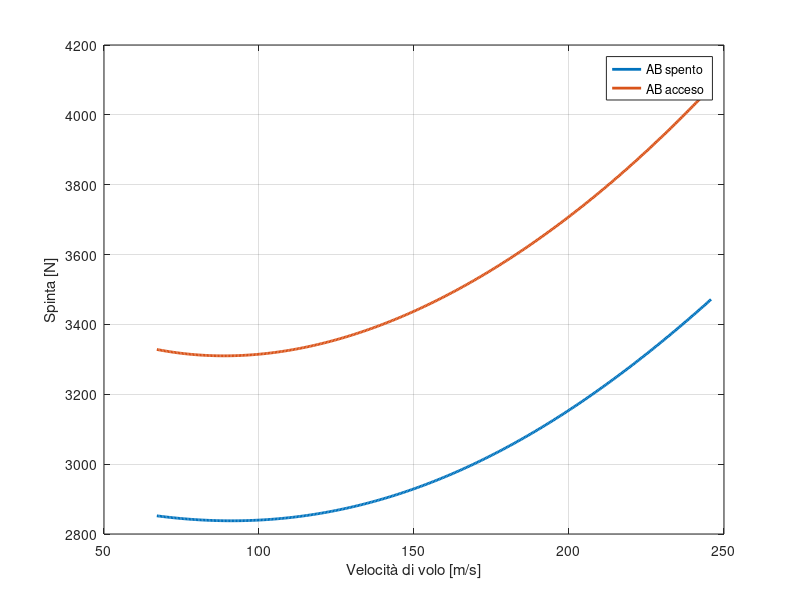

MATLAB code for this plot:
clear
close all
clc

%% dati Jumo004-B-4

% vettore delle spinte prese dal ciclo risolutivo ogni 50mph
thr= [2852.45438419876	2836.65994692953	2849.44867823506	2887.59992222184	2949.26915915711	3042.56701378415	3161.51172809154	3304.90595814932	3471.44716693421];
vel = 150:50:550;         
vv = linspace(150, 550, 401);
p4 = polyfit(vel, thr, 4);
p_val4 = polyval(p4, vv);
thr = thr.*0.4536.*9.81;

% area di ingresso
D_in = 20;
D_interno = 10; %assumiamo che l'albero motore abbia diametro (vedi foto)
D_in = D_in*2.54/100;
D_interno = D_interno*2.54/100;
A_in = pi*D_in^2/4 - pi*D_interno^2/4;

% diffusore
pi_d=0.97;

% compressore
beta_c=3.5;
eta_c_m=0.95; 
eta_c=0.78;

% burner
eta_b=0.95;
pi_b=0.95;
deltaH=41.868*10^6;
T3_intermedia = 754.40+273.15; %T in camera di combustione

% after-burner (ulteriore iniezione combustibile prima della turbina)
T3_t = 870+273.15;

%turbina
eta_t = 0.795;
eta_t_m=0.95;

%ugello
eta_n=0.97;

% area di efflusso
A_e = 0.1020; %si considera costante oltre 8000m (preso dal BMW003)


%% dati quota 30000ft

%aria
gamma_a=1.4;
R_a = 287;
cp_a=1004;

%gas combusti
gamma_gc=1.33;
R_gc=286.6;
cp_gc=1155;

%after-burner
gamma_AB = 1.30;
cp_AB = 1199;
R_AB = 286.6;

%quota
z = 9144;
p_amb0 = 101325;
T_amb0 = 288.15;
rho_amb0 = 1.225;
a=0.0065;
g = 9.81;
T0=T_amb0-a*z;
P0=p_amb0*(1-(a*z)/T_amb0).^(g/(R_a*a));
rho0=P0/(R_a*T0);


%% risoluzione ciclo termodinamico

% inizializzazione vettori
THRUST = [];
m_a = [];
v_in = [];
v_e = [];
M_e = [];
m_norm = [];
m_f_AB = [];
f_AB = [];
f = [];
eta_p = [];
eta_ter = [];
eta_glob = [];
TSFC_AB = [];
I_sp_AB = [];
M_in = [];
A0 = [];
v_comp = [];

% ciclo per ogni velocità 
v_volo = 150:50:550; 
for i = 1:length(v_volo)
v_vol = v_volo(i).*1.609/3.6;
a_volo = sqrt(gamma_a*R_a*T0);
M_volo = v_vol./a_volo;
T0_t = T0.*(1+(gamma_a-1)./2.*M_volo.^2);
P0_t = P0.*(1+(gamma_a-1)./2.*M_volo.^2).^(gamma_a/(gamma_a-1));
rho0_t = rho0.*(1+(gamma_a-1)./2.*M_volo.^2).^(1/(gamma_a-1));

%% 0--->1: diffusore
P1_t = pi_d.*P0_t;
T1_t = T0_t;

%% 1--->2: compressore
P2_t = beta_c.*P1_t;
T2_ad = T1_t.*beta_c.^((gamma_a-1)/gamma_a);
T2_t = T1_t + (T2_ad-T1_t)./eta_c;

%% 2--->3: burner
P3_t = pi_b.*P2_t;
ff=(cp_a.*T2_t-cp_gc.*T3_intermedia)./(cp_gc.*T3_intermedia-eta_b.*deltaH); %combustione burner
f_AB_ = ((1+ff).*cp_gc.*T3_intermedia-(1+ff).*cp_AB.*T3_t)./(cp_AB.*T3_t-eta_b.*deltaH); %combustione AB

%% 3--->4: turbina
T4_t=T3_t-(cp_a.*(T2_t-T1_t))./(eta_c_m.*eta_t_m.*(1+ff).*cp_AB);
T4_ad=T3_t+(T4_t-T3_t)./eta_t;
P4_t=P3_t.*(T3_t./T4_ad).^(gamma_AB/(1-gamma_AB));
T5_t=T4_t;

%% 4--->5: ugello
% ipotesi OE
P5_st=P0;
T5_st_i=T4_t.*(P4_t./P5_st).^((1-gamma_AB)/gamma_AB);
T5_st=T4_t-eta_n.*(T4_t-T5_st_i);
a_e=sqrt(gamma_AB.*R_AB.*T5_st);
v_ee=sqrt(2*cp_AB.*(T5_t-T5_st));
M_ee=v_ee./a_e;
rho_e=P5_st./(R_AB.*T5_st);
m_tot = rho_e.*A_e.*v_ee; %aria già spillata 
m_a_a = (m_tot./(1+ff+f_AB_))/0.98; %considero il 2% di spillamento di portata dal compressore
m_f = ff.*m_a_a; 
m_f_AB_ = f_AB_.*m_a_a;
TH= m_tot.*v_ee - m_a_a.*v_vol;

% sottoespansione
if (M_ee > 1)
    M_ee = 1;
    T5_st = T4_t.*(2./(gamma_AB+1));
    T5_st_i = T4_t + (T5_st-T4_t)./eta_n;
    P5_st = P4_t.*(T5_st_i./T4_t).^(gamma_AB/(gamma_AB-1));
    v_ee = sqrt(2.*cp_AB.*(T4_t-T5_st));
    a_e = sqrt(gamma_AB.*R_AB.*T5_st);
    M_ee = v_ee./a_e; %check
    rho_e=P5_st./(R_AB.*T5_st);
    m_tot = rho_e.*A_e.*v_ee;
    m_a_a = (m_tot./(1+ff+f_AB_))/0.98; %considero il 2% di spillamento di portata dal compressore
    m_f = ff.*m_a_a;
    m_f_AB_ = f_AB_.*m_a_a;
    m_norm_ = m_a_a./(A_e.*P4_t).*sqrt(R_AB.*T4_t);
    m_norm = [m_norm,m_norm_];
    TH= m_tot.*v_ee - m_a_a.*v_vol + A_e.*(P5_st-P0);
end

THRUST = [THRUST, TH];
v_e = [v_e,v_ee];
M_e = [M_e,M_ee];
m_a = [m_a, m_a_a];
m_f_AB = [m_f_AB,m_f_AB_];
f_AB = [f_AB,f_AB_];
f = [f,ff];

%% tubo di flusso di cattura (considerando flusso adiabatico isoentropico)
A0_ = m_a_a./(rho0.*v_vol);
A0 = [A0,A0_];
a0 = sqrt(gamma_a*R_a*T0);
M0 = v_vol./a0;

P1_tt = P0_t;
T1_tt = T0_t;

v0 = v_vol;
fun = @(v1) log(A_in/A0_) + log(v1/v0) + ...
            cp_a/(gamma_a*R_a)*log((gamma_a*R_a*T1_tt- ...
            gamma_a*R_a*v1^2/(2*cp_a))/(gamma_a*R_a*T1_tt- ...
            gamma_a*R_a*v0^2/(2*cp_a)));
v_guess = 100;
v1 = fzero(fun, v_guess);
T1 = T1_tt - v1^2/(2*cp_a);
a1 = sqrt(gamma_a*R_a*T1);
M1 = v1/a1;
P1 = P1_tt/(1+(gamma_a-1)/2*M1^2)^(gamma_a/(gamma_a-1));
rho1 = P1/(R_a*T1);

v_in = [v_in,v1];
M_in = [M_in,M1];

%% presa d'aria
Pt_presa = pi_d.*P1_tt;
Tt_presa = T1_tt;
M2 = 0.3; %assunto
P2 = Pt_presa./(1+(gamma_a-1)/2.*M2.^2).^(gamma_a/(gamma_a-1));
T2 = Tt_presa./(1+(gamma_a-1)/2.*M2.^2);
a2 = sqrt(gamma_a*R_a.*T2);
v2 = M2.*a2;
v_comp = [v_comp,v2];

%% Prestazioni
P_p = TH.*v_vol;
P_dis = 1/2.*m_tot.*(v_ee-v_vol).^2;
P_av = (m_f+m_f_AB_).*deltaH;
eta_p_ = P_p./(P_p+P_dis);
eta_ter_ = (P_p+P_dis)./P_av;
eta_glob_ = eta_p_.*eta_ter_;
tsfc = (m_f+m_f_AB_)./TH.*3600;
I_sp_AB_ = TH./m_a_a;

eta_p = [eta_p,eta_p_];
eta_ter = [eta_ter,eta_ter_];
eta_glob = [eta_glob,eta_glob_];
TSFC_AB = [TSFC_AB, tsfc];
I_sp_AB = [I_sp_AB,I_sp_AB_];
end

THRUST
thr
f_AB

%% incrementi
T = [2852.45438419876	2836.65994692953	2849.44867823506	2887.59992222184	2949.26915915711	3042.56701378415	3161.51172809154	3304.90595814932	3471.44716693421];
incremento_T = (THRUST-T)./T*100

I_sp = [433.757851130652	420.798815493707	410.046894641573	401.201760827860	394.028173467320	388.636284213958	384.172871406587	380.281354468354	376.626461366534];
incremento_Isp = (I_sp_AB-I_sp)./I_sp*100

TSFC = [0.180991710390398	0.185988751659193	0.190104515598963	0.193344951595921	0.195720909906039	0.197097960809693	0.197853466789393	0.198145656554698	0.198135073812149];
incremento_TSFC = (TSFC_AB-TSFC)./TSFC*100

eta_p_x = [0.230310063207635	0.291603130591917	0.345918380121536	0.397438434989330	0.458417245250604	0.518021917729429	0.575787977787511	0.631167178425285	0.683605619373668];
incremento_eta_p = (eta_p-eta_p_x)./eta_p_x*100

eta_ter_x = [0.145557173440220	0.149054845000647	0.153457323113483	0.157338140789678	0.157013769626423	0.157231897547504	0.158024542633702	0.159395289694612	0.161322297443996];
incremento_eta_ter = (eta_ter-eta_ter_x)./eta_ter_x*100

eta_glob_x = [0.0335232818153418	0.0434648594320817	0.0530837086292029	0.0625322244395803	0.0719778197385578	0.0814495690957948	0.0909886318438556	0.100605075250829	0.110280829062986];
incremento_eta_glob = (eta_glob-eta_glob_x)./eta_glob_x*100

%% grafici
vel2 = vel.*1.609./3.6;
vv_ms = vv.*1.609./3.6;
p_val_N = p_val4;
p4_th = polyfit(vel2,THRUST,4);
p_val_th = polyval(p4_th,vv_ms);
figure
plot(vv_ms,p_val_N,'LineWidth',2)
xlabel('Velocità di volo [m/s]')
ylabel('Spinta [N]')
hold on 
grid on
plot(vv_ms,p_val_th,'LineWidth',2)
legend('AB spento','AB acceso')
